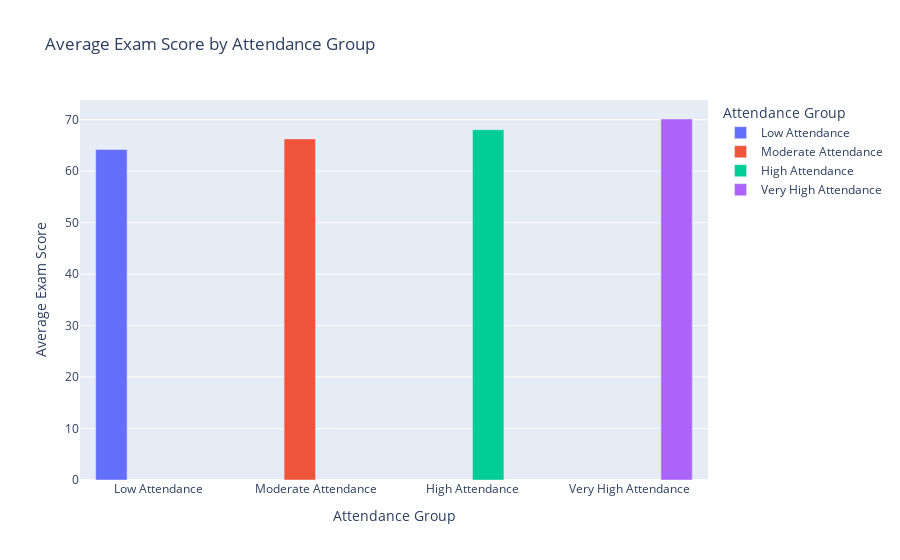

The notebook cell this image was saved under:
### Code cell
# Create the bar chart in JupyterLab

fig = px.bar(
    avg_scores, 
    x='Attendance_Group', 
    y='Exam_Score', 
    title='Average Exam Score by Attendance Group',
    labels={'Exam_Score': 'Average Exam Score', 'Attendance_Group': 'Attendance Group'},
    color='Attendance_Group', 
    category_orders={'Attendance_Group': attendance_order},  
    color_discrete_sequence=px.colors.qualitative.Plotly,  
    barmode='group'
)
fig.show()

### Figure 1 — Plotly figure (JSON) as saved in the notebook; plotly's stock layout.template omitted (floating-point values rounded to 4 significant figures)
{"data": [{"alignmentgroup": "True", "hovertemplate": "Attendance Group=%{x}<br>Average Exam Score=%{y}<extra></extra>", "legendgroup": "Low Attendance", "marker": {"color": "#636EFA", "pattern": {"shape": ""}}, "name": "Low Attendance", "offsetgroup": "Low Attendance", "orientation": "v", "showlegend": true, "textposition": "auto", "type": "bar", "x": ["Low Attendance"], "xaxis": "x", "y": [64.21], "yaxis": "y"}, {"alignmentgroup": "True", "hovertemplate": "Attendance Group=%{x}<br>Average Exam Score=%{y}<extra></extra>", "legendgroup": "Moderate Attendance", "marker": {"color": "#EF553B", "pattern": {"shape": ""}}, "name": "Moderate Attendance", "offsetgroup": "Moderate Attendance", "orientation": "v", "showlegend": true, "textposition": "auto", "type": "bar", "x": ["Moderate Attendance"], "xaxis": "x", "y": [66.28], "yaxis": "y"}, {"alignmentgroup": "True", "hovertemplate": "Attendance Group=%{x}<br>Average Exam Score=%{y}<extra></extra>", "legendgroup": "High Attendance", "marker": {"color": "#00CC96", "pattern": {"shape": ""}}, "name": "High Attendance", "offsetgroup": "High Attendance", "orientation": "v", "showlegend": true, "textposition": "auto", "type": "bar", "x": ["High Attendance"], "xaxis": "x", "y": [68.04], "yaxis": "y"}, {"alignmentgroup": "True", "hovertemplate": "Attendance Group=%{x}<br>Average Exam Score=%{y}<extra></extra>", "legendgroup": "Very High Attendance", "marker": {"color": "#AB63FA", "pattern": {"shape": ""}}, "name": "Very High Attendance", "offsetgroup": "Very High Attendance", "orientation": "v", "showlegend": true, "textposition": "auto", "type": "bar", "x": ["Very High Attendance"], "xaxis": "x", "y": [70.14], "yaxis": "y"}], "layout": {"autosize": true, "barmode": "group", "legend": {"title": {"text": "Attendance Group"}, "tracegroupgap": 0}, "title": {"text": "Average Exam Score by Attendance Group"}, "xaxis": {"anchor": "y", "autorange": true, "categoryarray": ["Low Attendance", "Moderate Attendance", "High Attendance", "Very High Attendance"], "categoryorder": "array", "domain": [0, 1], "range": [-0.5, 3.5], "title": {"text": "Attendance Group"}, "type": "category"}, "yaxis": {"anchor": "x", "autorange": true, "domain": [0, 1], "range": [0, 73.83], "title": {"text": "Average Exam Score"}, "type": "linear"}}}
